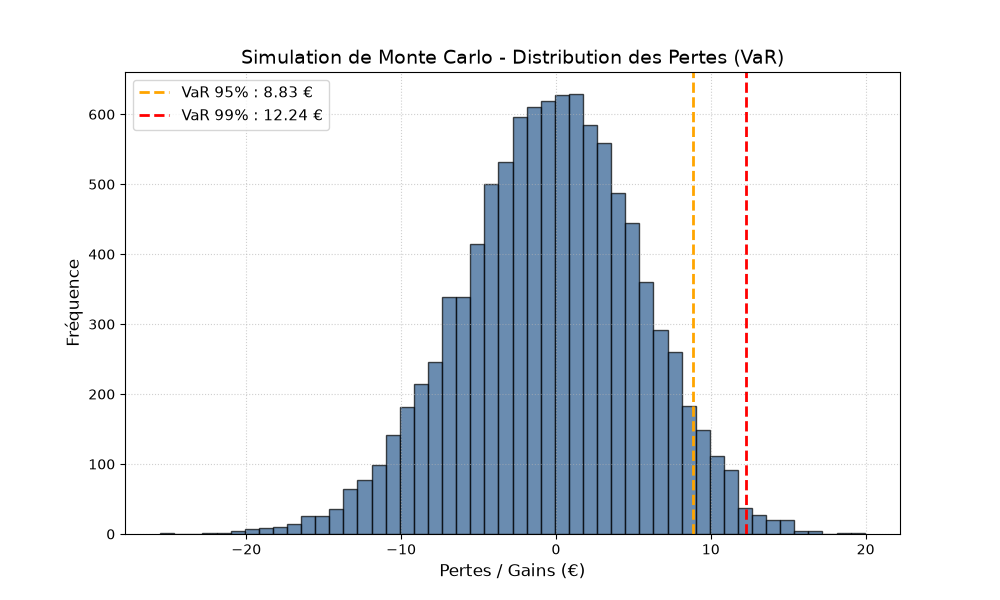

Recreate this plot in Python.
import numpy as np
import matplotlib.pyplot as plt

# ==========================================
# 1. Configuration des Paramètres (Inputs)
# ==========================================
S0 = 100          # Prix initial de l'action (€)
mu = 0.05         # Rendement annuel attendu (5%)
sigma = 0.20      # Volatilité annuelle (20%)
T = 30 / 365      # Horizon temporel : 30 jours (en années)
N_sim = 10000     # Nombre de simulations de Monte Carlo

# ==========================================
# 2. Mouvement Mouvement Brownien Géométrique
# Equation : S_T = S0 * exp((mu - 0.5 * sigma^2)*T + sigma * sqrt(T) * Z)
# ==========================================
np.random.seed(42) # Pour rendre les résultats réproductibles
Z = np.random.normal(0, 1, N_sim) # Variable aléatoire gaussienne N(0,1)
S_T = S0 * np.exp((mu - 0.5 * sigma**2) * T + sigma * np.sqrt(T) * Z)

# ==========================================
# 3. Calcul des Pertes et de la VaR (Value at Risk)
# ==========================================
pertes = S0 - S_T

# Calcul de la VaR à 95% et 99%
var_95 = np.percentile(pertes, 95)
var_99 = np.percentile(pertes, 99)

print(f"Prix initial du titre : {S0} €")
print(f"Value at Risk (VaR 95%) sur 30 jours : {var_95:.2f} €")
print(f"Value at Risk (VaR 99%) sur 30 jours : {var_99:.2f} €")

# ==========================================
# 4. Visualisation des Résultats (Matplotlib)
# ==========================================
plt.figure(figsize=(10, 6))
plt.hist(pertes, bins=50, color='#2b5c8f', edgecolor='black', alpha=0.7)

# Lignes représentant la VaR
plt.axvline(var_95, color='orange', linestyle='--', linewidth=2, label=f'VaR 95% : {var_95:.2f} €')
plt.axvline(var_99, color='red', linestyle='--', linewidth=2, label=f'VaR 99% : {var_99:.2f} €')

plt.title('Simulation de Monte Carlo - Distribution des Pertes (VaR)', fontsize=14)
plt.xlabel('Pertes / Gains (€)', fontsize=12)
plt.ylabel('Fréquence', fontsize=12)
plt.legend(fontsize=11)
plt.grid(True, linestyle=':', alpha=0.6)

# Sauvegarde du graphique pour le rapport LaTeX
plt.savefig('monte_carlo_var_results.png', dpi=300, bbox_inches='tight')
plt.show()
